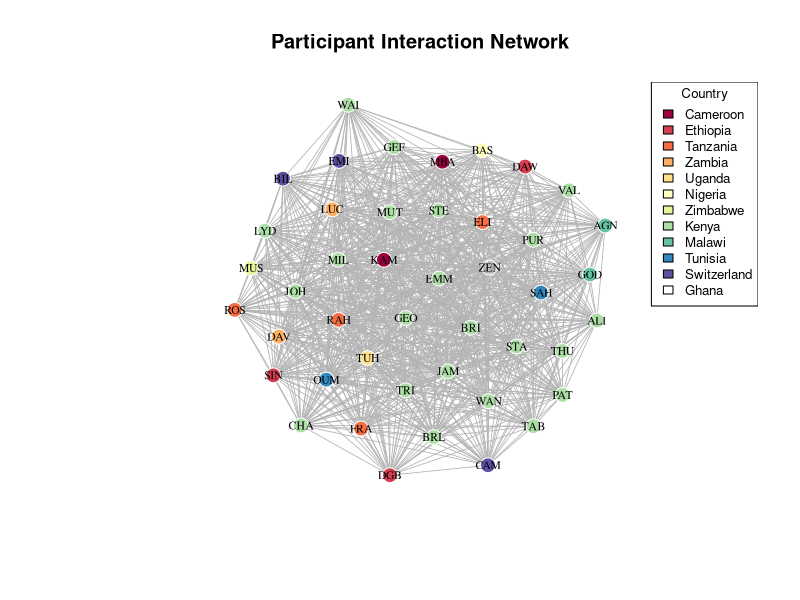
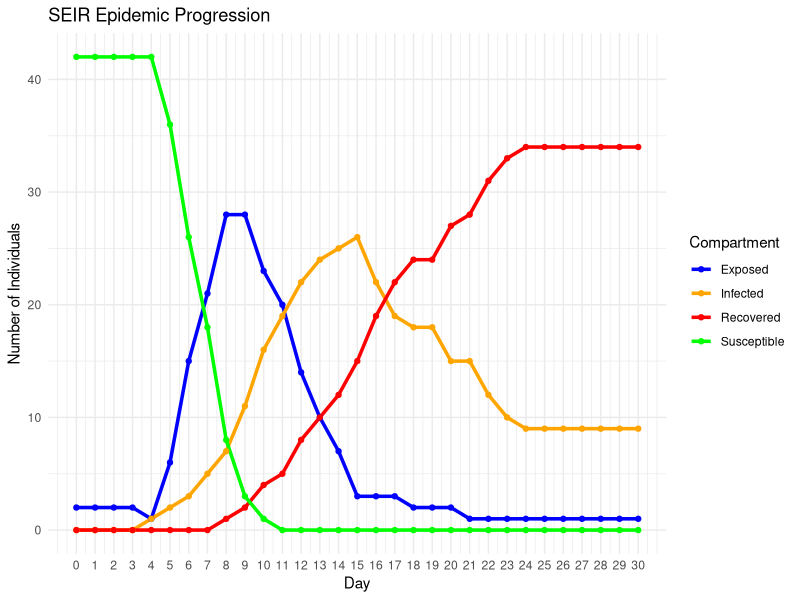
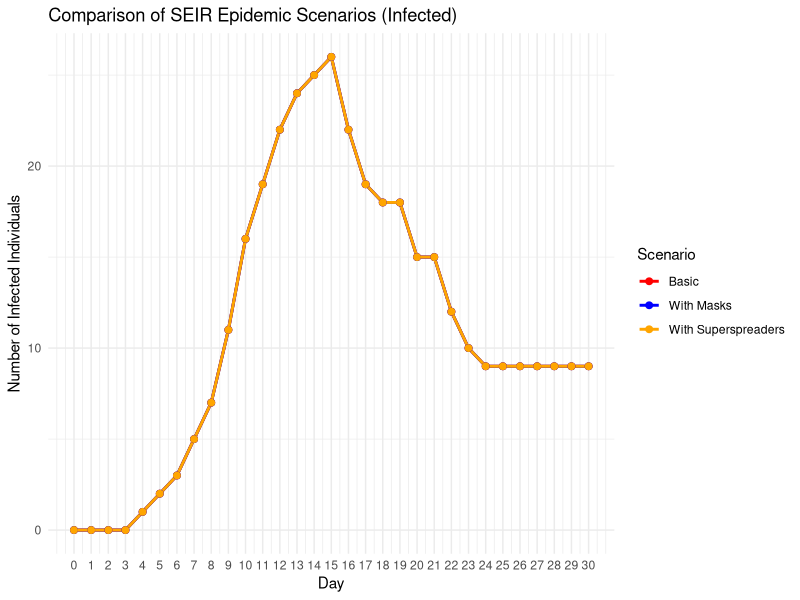
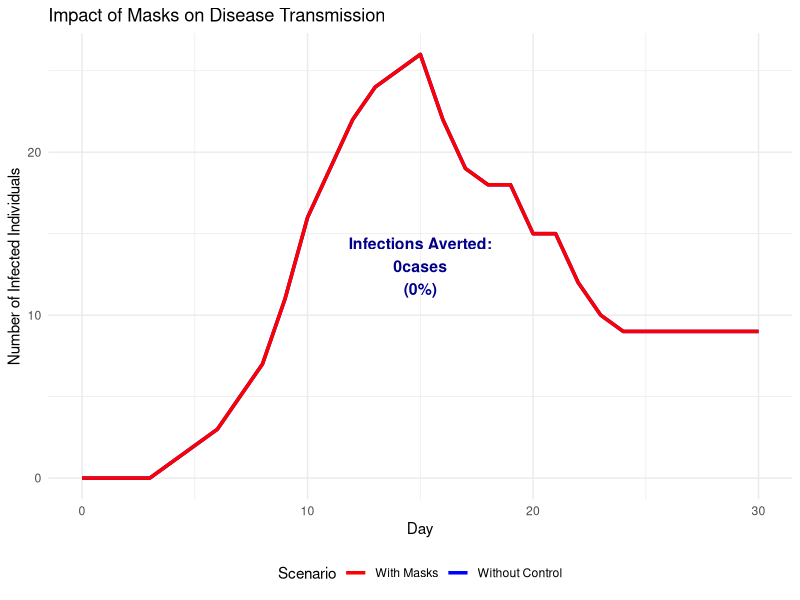
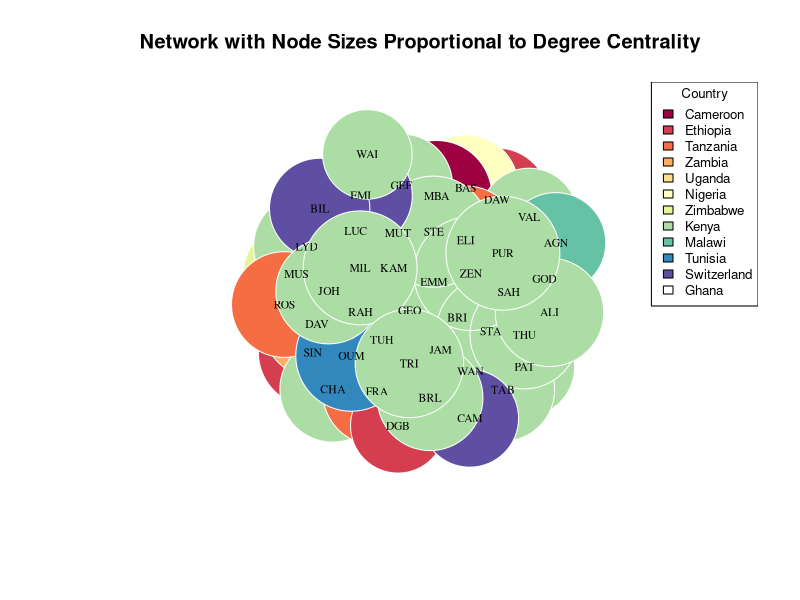
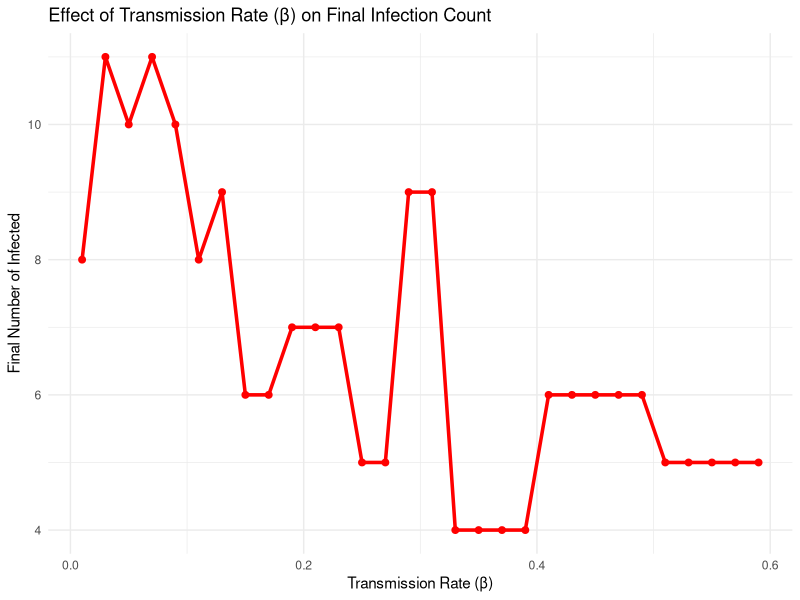
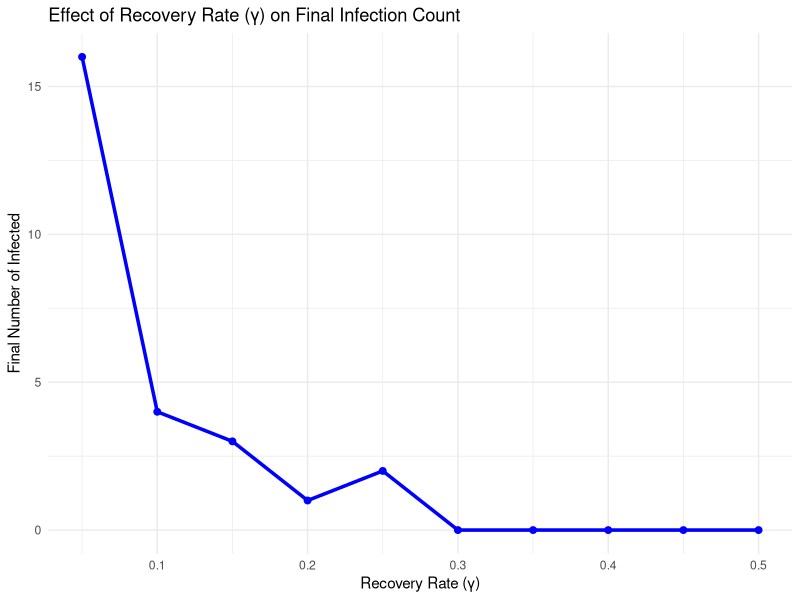
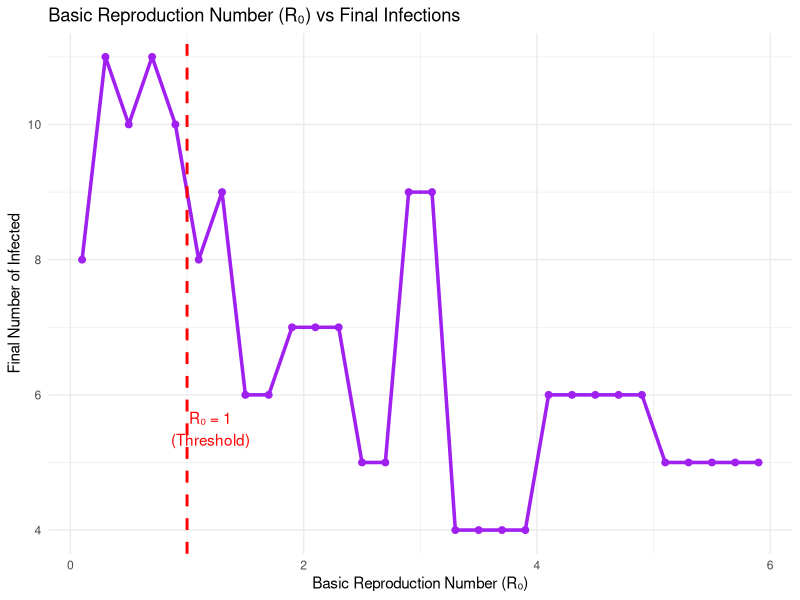

Generate these figures, in order, with R:
###### The following exercise ####
##Network Analysis and SEIR Epidemic Model##

####Project Description####

##This project introduces the intersection of network analysis and epidemic modeling through a hands-on exploration of disease transmission dynamics. Using a dataset of participants from various countries attending a Malaria Modelling modular program in Nairobi, Kenya, participants learn to construct social networks based on participants interaction patterns and simulate disease spread using a Susceptible-Exposed-Infected-Recovered (SEIR) model.

##The project aims to demonstrate how network structure influences epidemic outcomes by modeling connections between individuals with a 10% probability, creating a more realistic interaction pattern. The aim is to explore key epidemiological concepts including transmission rates (β), incubation rates (σ), recovery rates (γ), and intervention strategies like wearing masks and identification of superspreaders.

##Through this practical exercise, participants should gain a hands-on experience with network visualization, epidemic simulation, and quantitative analysis of public health interventions. The goals is to emphasize applications by examining scenarios such as the impact of protective measures introduced mid-outbreak and the role of highly connected individuals in accelerating disease spread.

##Exercises are presented at the end of this tutorial

##############################################################################

#Packages for this work
library(igraph) # For graphs
library(ggplot2) # For plots
library(dplyr) # For manipulation
library(RColorBrewer) # For colours

##Create the dataset - participants, and their country of origin.
data <- data.frame( Participant = c("KAM", "SIN", "RAH", "DAW", "LUC", "TUH", "BAS", "MBA", "MUS", "DAV", "CHA", "EMM", "LYD", "VAL", "GOD", "AGN", "ROS", "FRA", "JAM", "DGB", "ELI", "WAN", "MUT", "GEO", "GEF", "SAH", "PAT", "TAB", "BRI", "STA", "OUM", "STE", "THU", "EMI", "CAM", "ZEN", "BIL", "JOH", "ALI", "PUR", "WAI", "MIL", "BRL", "TRI"),  Country = c("Cameroon", "Ethiopia", "Tanzania", "Ethiopia", "Zambia", "Uganda", "Nigeria", "Cameroon", "Zimbabwe", "Zambia", "Kenya", "Kenya", "Kenya", "Kenya", "Malawi", "Malawi", "Tanzania", "Tanzania", "Kenya", "Ethiopia", "Tanzania", "Kenya", "Kenya", "Kenya", "Kenya", "Tunisia", "Kenya", "Kenya", "Kenya", "Kenya", "Tunisia", "Kenya", "Kenya", "Switzerland", "Switzerland", "Ghana", "Switzerland", "Kenya", "Kenya", "Kenya", "Kenya", "Kenya", "Kenya", "Kenya"))

#####PART 1. NETWORK CONSTRUCION ####

##Remember Networks are based on matrices - adjacency matrix defines who is connected to whom.
##Create an adjacency matrix based on connection rules: 
#Modified: Everyone has a 10% chance of connecting to everybody else
#increasing connection/mixing/probability to 70%-connection_prob = 0.7
create_network <- function(data, connection_prob = 0.7) {
  n <- nrow(data)
  adj_matrix <- matrix(0, n, n)
  rownames(adj_matrix) <- colnames(adj_matrix) <- data$Participant
  
  set.seed(123)  # For reproducibility
  for(i in 1:n) {
    for(j in 1:n) {
      if(i != j) {
        # 10% chance of connection for any pair of individuals
        if(runif(1) < connection_prob) {
          adj_matrix[i,j] <- 1
        }
      }
    }
  }
  return(adj_matrix)
}
##Create the network and add attributes - what is an attribute?

adj_matrix <- create_network(data) ### Explore the adjacency 
g <- graph_from_adjacency_matrix(adj_matrix, mode = "undirected") #What does undirected mean? How does it differ from a directed graph?

##Add attributes
V(g)$country <- data$Country
V(g)$name <- data$Participant

##Create and visualize the network
plot_network <- function(g, data) {
  ##Color nodes by country
  countries <- unique(data$Country)
  colors <- RColorBrewer::brewer.pal(min(length(countries), 11), "Spectral")
  country_colors <- setNames(colors[1:length(countries)], countries)
  
  ##Set vertex colors using the country attribute
  V(g)$color <- country_colors[V(g)$country]
  
  ##Set the graph layout - there are many layouts - please explore them
  set.seed(123)
  layout <- layout_with_fr(g)
  
  ##Plot
  plot(g,
       layout = layout,
       vertex.size = 8,
       vertex.label = V(g)$name,  # Explicitly use vertex names - what if you don't want to have people's names on the vertices? How would you modify this?
       vertex.label.cex = 0.7,
       vertex.label.color = "black",
       vertex.frame.color = "white",
       edge.color = "gray70",
       edge.width = 0.8,
       main = "Participant Interaction Network")
  
  ##Add legend - you can change position or text size
  legend("topright", legend = countries, fill = country_colors, cex = 0.8, title = "Country")
}

###Plot the network
plot_network(g, data)
degree(g)
betweenness(g)
closeness(g)


##############################################################################
###Now you have a network - what is it showing? Why circle? Are there other things you can explore from this?

###You can stop here - and explore the network parameters - density, degree (in/out degree), betweenness and other centrality metrics.

####What type of questions can one explore with network analysis####
##What is my outcome of analysis?
# • Node-level
# • Edge-level
# • Network structure and topology (as a whole)
# • Process (sequence of events
##Outcome variables
# • Traits of nodes (e.g., Disease state)– Do nodes of different classes have different attributes?– Do connectivity and network position determine infection risk?
#   • Edge values– What determines whether two nodes are linked?– Do linked nodes share certain attributes?
#   • Network topology– What determines the structure of networks?– Does infection influence network structure?
#   • Transmission processes– Does the spread of a pathogen depend on network structure?– Simulation modeling
####Part 2 - SEIR Epidemic Modelling #### mask_efficacy reduced to 10% -mask_efficacy = 0.1
seir_model <- function(adj_matrix, beta, sigma, gamma, initial_exposed, days, superspreaders = NULL, mask_day = NULL, mask_efficacy = 0.1) {
  n <- nrow(adj_matrix)
  participants <- rownames(adj_matrix)

# -------------------------------------------------------------------------

  
  # Initialize states: 0 = Susceptible, 1 = Exposed, 2 = Infected, 3 = Recovered
  states <- array(0, dim = c(days + 1, n, 4))
  dimnames(states) <- list(NULL, participants, c("S", "E", "I", "R"))
  
  # Set initial states - everyone starts susceptible except initially exposed
  states[1, , "S"] <- 1
  exposed_idx <- which(participants %in% initial_exposed)
  states[1, exposed_idx, "S"] <- 0
  states[1, exposed_idx, "E"] <- 1
  
  # Track daily new infections and exposures for incidence calculation
  daily_new_exposures <- rep(0, days + 1)
  daily_new_infections <- rep(0, days + 1)
  
  # Superspreaders - who is a superspreader?
  ss_multiplier <- rep(1, n)
  if(!is.null(superspreaders)) {
    ss_idx <- which(participants %in% superspreaders)
    ss_multiplier[ss_idx] <- 5  # 5x transmission rate
  }
  
  for(day in 1:days) {
    # Current state compartments
    S_current <- states[day, , "S"]
    E_current <- states[day, , "E"]
    I_current <- states[day, , "I"]
    R_current <- states[day, , "R"]
    
    # Initialize next day's states
    S_next <- S_current
    E_next <- E_current
    I_next <- I_current
    R_next <- R_current
    
    new_exposures <- 0
    new_infections <- 0
    
    # Apply Intervention - masking effect if applicable
    current_beta <- beta
    if(!is.null(mask_day) && day >= mask_day) {
      current_beta <- beta * (1 - mask_efficacy)
    }
    
    # SEIR model equations implemented stochastically
    for(i in 1:n) {
      # S -> E transition (Susceptible to Exposed)
      if(S_current[i] == 1) {
        # Calculate force of infection from infected neighbors
        infected_neighbors <- which(I_current == 1 & adj_matrix[i, ] == 1)
        if(length(infected_neighbors) > 0) {
          # Calculate total force of infection
          total_force <- 0
          for(neighbor in infected_neighbors) {
            total_force <- total_force + current_beta * ss_multiplier[neighbor]
          }
          
          # Probability of exposure (1 - probability of avoiding all exposures)
          prob_exposure <- 1 - exp(-total_force)
          if(runif(1) < prob_exposure) {
            S_next[i] <- 0
            E_next[i] <- 1
            new_exposures <- new_exposures + 1
          }
        }
      }
      
      # E -> I transition (Exposed to Infected)
      else if(E_current[i] == 1) {
        # Probability of becoming infectious (incubation period ends)
        if(runif(1) < sigma) {
          E_next[i] <- 0
          I_next[i] <- 1
          new_infections <- new_infections + 1
        }
      }
      
      # I -> R transition (Infected to Recovered)
      else if(I_current[i] == 1) {
        # Probability of recovery
        if(runif(1) < gamma) {
          I_next[i] <- 0
          R_next[i] <- 1
        }
      }
    }
    
    # Update states for next day
    states[day + 1, , "S"] <- S_next
    states[day + 1, , "E"] <- E_next
    states[day + 1, , "I"] <- I_next
    states[day + 1, , "R"] <- R_next
    
    daily_new_exposures[day + 1] <- new_exposures
    daily_new_infections[day + 1] <- new_infections
  }
  
  return(list(
    states = states, 
    daily_new_exposures = daily_new_exposures,
    daily_new_infections = daily_new_infections
  ))
}

###3 - SIMULATIONS

# Set parameters
beta <- 0.3      # Transmission rate
sigma <- 0.2     # Rate of progression from exposed to infected (1/incubation period)
gamma <- 0.1     # Recovery rate
days <- 30

##Find participant indices
zeinabu_idx <- which(data$Participant == "ZEN")
agnes_idx <- which(data$Participant == "AGN")
initial_exposed <- c("ZEN", "AGN")

##Scenario 1: Basic SEIR model
set.seed(42)
result1 <- seir_model(adj_matrix, beta, sigma, gamma, initial_exposed, days) #Explore

##Scenario 2: With masks from day 3
#set.seed(42)
#result2 <- seir_model(adj_matrix, beta, sigma, gamma, initial_exposed, days, mask_day = 3)
##Scenario 2: With masks from day 15
set.seed(42)
result2 <- seir_model(adj_matrix, beta, sigma, gamma, initial_exposed, days, mask_day = 15)
top6_connected <- sort(degree(g), decreasing = TRUE)[1:6]

##Scenario 3: With superspreaders
superspreaders <- c("DGB", "BAS", "WAN", "PUR") #Are these the superspreaders? Who is a superspreader? What criteria do we use to identify a superspreader? Hint: Network metrics. 
set.seed(42)
result3 <- seir_model(adj_matrix, beta, sigma, gamma, initial_exposed, days, superspreaders = superspreaders)

####Part 4. ANALYSIS AND RESULTS ####

##Epidemic Results

# Helper function to get compartment totals
get_compartment_totals <- function(states, day, compartment) {
  sum(states[day + 1, , compartment])  # day + 1 because array is 1-indexed
}

# a) Number of infected on days 2, 4, 8
infected_day2 <- get_compartment_totals(result1$states, 2, "I")
infected_day4 <- get_compartment_totals(result1$states, 4, "I")
infected_day5 <- get_compartment_totals(result1$states, 5, "I")
infected_day8 <- get_compartment_totals(result1$states, 8, "I")
infected_day20 <- get_compartment_totals(result1$states, 20, "I")
cat("a) Number of infected individuals:\n")
cat("   Day 2:", infected_day2, "people\n")
cat("   Day 4:", infected_day4, "people\n")
cat("   Day 8:", infected_day8, "people\n\n")
cat("   Day 20:", infected_day20, "people\n\n")
# a) Number of infected on days 2, 4, 8, 20 when masks introduced on day 15
infected_day2 <- get_compartment_totals(result2$states, 2, "I")
infected_day4 <- get_compartment_totals(result2$states, 4, "I")
infected_day5 <- get_compartment_totals(result2$states, 5, "I")
infected_day8 <- get_compartment_totals(result2$states, 8, "I")
infected_day20 <- get_compartment_totals(result2$states, 20, "I")
cat("a) Number of infected individuals:\n")
cat("   Day 2:", infected_day2, "people\n")
cat("   Day 4:", infected_day4, "people\n")
cat("   Day 8:", infected_day8, "people\n\n")
cat("   Day 20:", infected_day20, "people\n\n")
# b) Incidence at day 8
incidence_day8 <- result1$daily_new_infections[5]
cat("b) Incidence on Day 5:", incidence_day8, "new infections\n\n")

# c) Infections averted with masks
infected_day5_masks <- get_compartment_totals(result2$states, 5, "I")
infections_averted <- infected_day5 - infected_day5_masks
cat("c) With masks from Day 5:\n")
cat("   Infections on Day 5 with masks:", infected_day5_masks, "\n")
cat("   Infections averted:", infections_averted, "\n\n")

# d) Network metrics
cat("d) Network Metrics:\n")

# i) Density
density_val <- edge_density(g)
cat("   i) Network density:", round(density_val, 3), "\n")

# ii) Superspreader analysis
cat("   ii) Superspreader analysis:\n")
infected_normal <- get_compartment_totals(result1$states, 6, "I")
infected_superspreaders <- get_compartment_totals(result3$states, 6, "I")
cat("       Without superspreaders: ", infected_normal, " infected\n")
cat("       With superspreaders: ", infected_superspreaders, " infected\n")
cat("       Additional infections from superspreaders: ", infected_superspreaders - infected_normal, "\n")

## iii) Effect of interaction rate changes
cat("   iii) Effect of changing interaction rates:\n")
betas <- c(0.1, 0.2, 0.3, 0.4, 0.5)
final_infected <- numeric(length(betas))

for(i in seq_along(betas)) {
  set.seed(42)
  temp_result <- seir_model(adj_matrix, betas[i], sigma, gamma, initial_exposed, days)
  final_infected[i] <- get_compartment_totals(temp_result$states, 6, "I")
}

beta_results <- data.frame(Beta = betas, Final_Infected = final_infected)
print(beta_results)

####Part 5. VISUALIZATION OF EPIDEMIC PROGRESSION ####
plot_seir_epidemic <- function(states) {
  days <- dim(states)[1] - 1
  
  # Extract compartment counts for each day
  S_counts <- rowSums(states[, , "S"])
  E_counts <- rowSums(states[, , "E"])
  I_counts <- rowSums(states[, , "I"])
  R_counts <- rowSums(states[, , "R"])
  
  df <- data.frame(
    Day = rep(0:days, 4),
    Count = c(S_counts, E_counts, I_counts, R_counts),
    Compartment = rep(c("Susceptible", "Exposed", "Infected", "Recovered"), each = days + 1)
  )
  
  ggplot(df, aes(x = Day, y = Count, color = Compartment)) +
    geom_line(size = 1.2) +
    geom_point(size = 1.5) +
    labs(title = "SEIR Epidemic Progression",
         x = "Day",
         y = "Number of Individuals") +
    theme_minimal() +
    scale_color_manual(values = c("blue", "orange", "red", "green")) +
    scale_x_continuous(breaks = 0:days)
}

##Plot epidemic progression
print(plot_seir_epidemic(result1$states))

##Comparison plot for infected individuals only
compare_infected_df <- data.frame(
  Day = rep(0:days, 3),
  Infected = c(rowSums(result1$states[, , "I"]), 
               rowSums(result2$states[, , "I"]), 
               rowSums(result3$states[, , "I"])),
  Scenario = rep(c("Basic", "With Masks", "With Superspreaders"), each = days + 1)
)

comparison_plot <- ggplot(compare_infected_df, aes(x = Day, y = Infected, color = Scenario)) +
  geom_line(size = 1) +
  geom_point(size = 2) +
  labs(title = "Comparison of SEIR Epidemic Scenarios (Infected)",
       x = "Day",
       y = "Number of Infected Individuals") +
  theme_minimal() +
  scale_x_continuous(breaks = 0:days) +
  scale_color_manual(values = c("red", "blue", "orange"))

print(comparison_plot)

##Enhanced infections averted visualization as a shaded area
plot_infections_averted <- function(result_no_control, result_with_control, intervention_name = "Intervention") {
  days <- dim(result_no_control$states)[1] - 1
  
  ##Calculate infections for both scenarios
  no_control <- rowSums(result_no_control$states[, , "I"])
  with_control <- rowSums(result_with_control$states[, , "I"])
  
  ##Calculate total infections averted
  total_averted <- sum(no_control) - sum(with_control)
  percentage_averted <- round((total_averted / sum(no_control)) * 100, 1)
  
  ##Create data frame
  df <- data.frame(
    Day = 0:days,
    No_Control = no_control,
    With_Control = with_control
  )
  ##Plot
  p <- ggplot(df, aes(x = Day)) +
    ##Shaded area between curves
    geom_ribbon(aes(ymin = With_Control, ymax = No_Control),
                fill = "lightblue", alpha = 0.7) +
    ##Lines for both scenarios
    geom_line(aes(y = No_Control, color = "Without Control"), size = 1.2) +
    geom_line(aes(y = With_Control, color = paste("With", intervention_name)), size = 1.2) +
    ##Add text annotation in shaded area
    annotate("text", x = days/2, y = max(no_control)/2, 
             label = paste("Infections Averted:\n", total_averted, "cases\n(", percentage_averted, "%)", sep = ""), size = 4, fontface = "bold", color = "darkblue") +
    labs(title = paste("Impact of", intervention_name, "on Disease Transmission"), x = "Day", y = "Number of Infected Individuals", color = "Scenario") +
    theme_minimal() +
    scale_color_manual(values = c("red", "blue")) +
    theme(legend.position = "bottom")
  return(p)
}

##Show infections averted with masks
print(plot_infections_averted(result1, result2, "Masks"))

##Summary
cat("Network has", vcount(g), "participants and", ecount(g), "connections\n")
cat("Density:", round(density_val, 3), "- indicates a", 
    ifelse(density_val > 0.5, "highly", "moderately"), "connected network\n")

##############################################################################
##EXERCISE AND SOLUTIONS##

##Exercise 1: Network Exploration and Visualization

cat("\n=== EXERCISE 1: NETWORK EXPLORATION ===\n")

## a). Modify the network to show node sizes proportional to degree centrality
plot_network_degree <- function(g, data) {
  ##Calculate degree centrality
  degrees <- degree(g)
  
  ##Color nodes by country
  countries <- unique(data$Country)
  colors <- RColorBrewer::brewer.pal(min(length(countries), 11), "Spectral")
  country_colors <- setNames(colors[1:length(countries)], countries)
  V(g)$color <- country_colors[V(g)$country]
  
  ##Layout
  set.seed(123)
  layout <- layout_with_fr(g)
  
  ##Plot with node sizes proportional to degree
  plot(g, 
       layout = layout,
       vertex.size = degrees * 2,  # Scale degree for visibility
       vertex.label = V(g)$name,
       vertex.label.cex = 0.7,
       vertex.label.color = "black",
       vertex.frame.color = "white",
       edge.color = "gray70",
       edge.width = 0.8,
       main = "Network with Node Sizes Proportional to Degree Centrality")
  
  legend("topright", legend = countries, fill = country_colors, cex = 0.8, title = "Country")
}

plot_network_degree(g, data)

###Exercise 1.1- What is betweenness centrality. Redraw the network with node sizes proportional to the node betweenness. How does this differ from degree centrality?

## b). Calculate and compare degree centrality for Kenya vs other countries
degrees <- degree(g)
kenya_degrees <- degrees[data$Country == "Kenya"]
other_degrees <- degrees[data$Country != "Kenya"]

cat("b) Degree Centrality Comparison:\n")
cat("   Kenya participants - Mean degree:", round(mean(kenya_degrees), 2), "\n")
cat("   Other countries - Mean degree:", round(mean(other_degrees), 2), "\n")
cat("   Kenya participants are", round(mean(kenya_degrees)/mean(other_degrees), 1), "times more connected\n\n")

##Exercise 1.2 - Calculate and compare betweenness centrality for Kenya vs other countries

## c). Identify top 3 most connected individuals
top_connected <- sort(degrees, decreasing = TRUE)[1:3]
cat("c) Top 3 most connected individuals:\n")
for(i in 1:3) {
  participant <- names(top_connected)[i]
  connections <- top_connected[i]
  country <- data$Country[data$Participant == participant]
  cat("   ", i, ".", participant, "(", country, ") -", connections, "connections\n")
}


##Exercise 1.3 - Identify least 3 connected individuals


##Exercise 2: Parameter Sensitivity Analysis

cat("\n=== EXERCISE 2: PARAMETER SENSITIVITY ===\n")

## a) & b). Run SEIR model with different β values and plot
betas <- seq(0.01, 0.6, by = 0.02)
final_infected_beta <- numeric(length(betas))

for(i in seq_along(betas)) {
  set.seed(42)
  temp_result <- seir_model(adj_matrix, betas[i], sigma, gamma, initial_exposed, days)
  final_infected_beta[i] <- get_compartment_totals(temp_result$states, days, "I")
}

# Plot β sensitivity
beta_df <- data.frame(Beta = betas, Final_Infected = final_infected_beta)
beta_plot <- ggplot(beta_df, aes(x = Beta, y = Final_Infected)) +
  geom_line(color = "red", size = 1.2) +
  geom_point(color = "red", size = 2) +
  labs(title = "Effect of Transmission Rate (β) on Final Infection Count",
       x = "Transmission Rate (β)",
       y = "Final Number of Infected") +
  theme_minimal()
print(beta_plot)

##Exercise 2.1 - Why does the infection plateau? What's the epidemiological phenomenon?

## c). Vary γ while keeping β constant
gammas <- seq(0.05, 0.5, by = 0.05)
final_infected_gamma <- numeric(length(gammas))

for(i in seq_along(gammas)) {
  set.seed(42)
  temp_result <- seir_model(adj_matrix, 0.4, sigma, gammas[i], initial_exposed, days)
  final_infected_gamma[i] <- get_compartment_totals(temp_result$states, days, "I")
}

# Plot γ sensitivity
gamma_df <- data.frame(Gamma = gammas, Final_Infected = final_infected_gamma)
gamma_plot <- ggplot(gamma_df, aes(x = Gamma, y = Final_Infected)) +
  geom_line(color = "blue", size = 1.2) +
  geom_point(color = "blue", size = 2) +
  labs(title = "Effect of Recovery Rate (γ) on Final Infection Count",
       x = "Recovery Rate (γ)",
       y = "Final Number of Infected") +
  theme_minimal()
print(gamma_plot)

## d). Calculate R₀ and plot
R0_values <- betas / gamma  # Basic reproduction number for SEIR model
R0_df <- data.frame(Beta = betas, R0 = R0_values, Final_Infected = final_infected_beta)

R0_plot <- ggplot(R0_df, aes(x = R0, y = Final_Infected)) +
  geom_line(color = "purple", size = 1.2) +
  geom_point(color = "purple", size = 2) +
  geom_vline(xintercept = 1, linetype = "dashed", color = "red", size = 1) +
  annotate("text", x = 1.2, y = max(final_infected_beta)/2, label = "R₀ = 1\n(Threshold)", color = "red") +
  labs(title = "Basic Reproduction Number (R₀) vs Final Infections",
       x = "Basic Reproduction Number (R₀)",
       y = "Final Number of Infected") +
  theme_minimal()
print(R0_plot)

cat("d) R₀ Analysis: Epidemic threshold occurs at R₀ = 1\n")
cat("   When R₀ < 1: Disease dies out\n")
cat("   When R₀ > 1: Disease persists and spreads\n\n")

##Exercise 2.2 - What is R₀? How would you use the knowledge of R₀ for disease control? What's another way tomcalculate R₀ as Billy showed in class? 

##Exercise 3: Intervention Timing Analysis

cat("\n=== EXERCISE 3: INTERVENTION TIMING ===\n")

## a) & b). Implement masks on different days and calculate infections averted
intervention_days <- 1:6
infections_averted_list <- numeric(length(intervention_days))
mask_efficacy <- 0.4

for(i in seq_along(intervention_days)) {
  set.seed(42)
  result_mask <- seir_model(adj_matrix, beta, sigma, gamma, initial_exposed, days, 
                            mask_day = intervention_days[i], mask_efficacy = mask_efficacy)
  
  # Calculate total infections over entire period
  total_no_mask <- sum(result1$states[, , "I"])
  total_with_mask <- sum(result_mask$states[, , "I"])
  infections_averted_list[i] <- total_no_mask - total_with_mask
}

## c). Create bar chart
timing_df <- data.frame(
  Day = intervention_days,
  Infections_Averted = infections_averted_list
)

timing_plot <- ggplot(timing_df, aes(x = factor(Day), y = Infections_Averted)) +
  geom_bar(stat = "identity", fill = "steelblue", alpha = 0.7) +
  geom_text(aes(label = Infections_Averted), vjust = -0.3) +
  labs(title = "Infections Averted by Day of Mask Intervention",
       subtitle = "Earlier intervention = More infections prevented",
       x = "Day of Intervention",
       y = "Total Infections Averted") +
  theme_minimal()
print(timing_plot)

cat("c) Intervention Timing Results:\n")
for(i in seq_along(intervention_days)) {
  cat("   Day", intervention_days[i], "intervention:", infections_averted_list[i], "infections averted\n")
}

cat("\nd) Early intervention is more effective because:\n")
cat("   - Smaller infected population to control\n")
cat("   - Prevents exponential growth phase\n")
cat("   - Delays can lead to overwhelming healthcare systems\n\n")

##Exercise 4: Superspreader Impact Assessment

cat("\n=== EXERCISE 4: SUPERSPREADER ANALYSIS ===\n")

## a). Identify top 6 most connected individuals
top6_connected <- sort(degrees, decreasing = TRUE)[1:6]
top6_names <- names(top6_connected)

cat("a) Top 6 most connected individuals:\n")
for(i in 1:6) {
  cat("   ", i, ".", top6_names[i], "-", top6_connected[i], "connections\n")
}

##Exercise 31. - Who are the top 6 most connected individuals abased on betweenness? Do they differ from those based on degree centrality? Comment on whether they are different or the same - why?

## b) & c). Compare superspreader scenarios
# Scenario 1: Top 6 most connected as superspreaders
set.seed(42)
result_ss_connected <- seir_model(adj_matrix, beta, sigma, gamma, initial_exposed, days, superspreaders = top6_names)

# Scenario 2: Random 6 people as superspreaders
set.seed(123)
random_ss <- sample(data$Participant, 6)
set.seed(42)
result_ss_random <- seir_model(adj_matrix, beta, sigma, gamma, initial_exposed, days, superspreaders = random_ss)

## d). Calculate superspreader effects
baseline_infections <- sum(result1$states[, , "I"])
connected_ss_infections <- sum(result_ss_connected$states[, , "I"])
random_ss_infections <- sum(result_ss_random$states[, , "I"])

connected_effect <- round(((connected_ss_infections - baseline_infections) / baseline_infections) * 100, 1)
random_effect <- round(((random_ss_infections - baseline_infections) / baseline_infections) * 100, 1)

cat("\nb-d) Superspreader Effect Analysis:\n")
cat("   Baseline (no superspreaders):", baseline_infections, "total infections\n")
cat("Most connected as superspreaders: ", connected_ss_infections, " total infections (", connected_effect, "% increase)\n")

